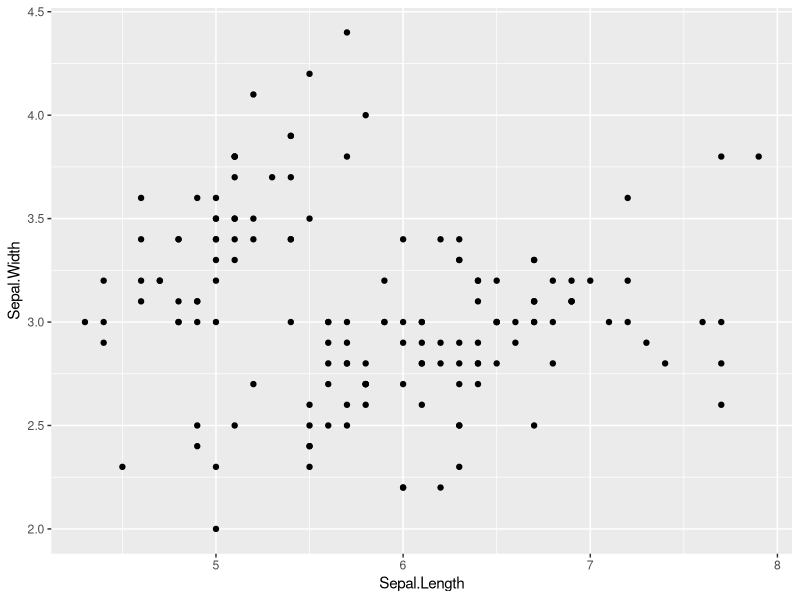
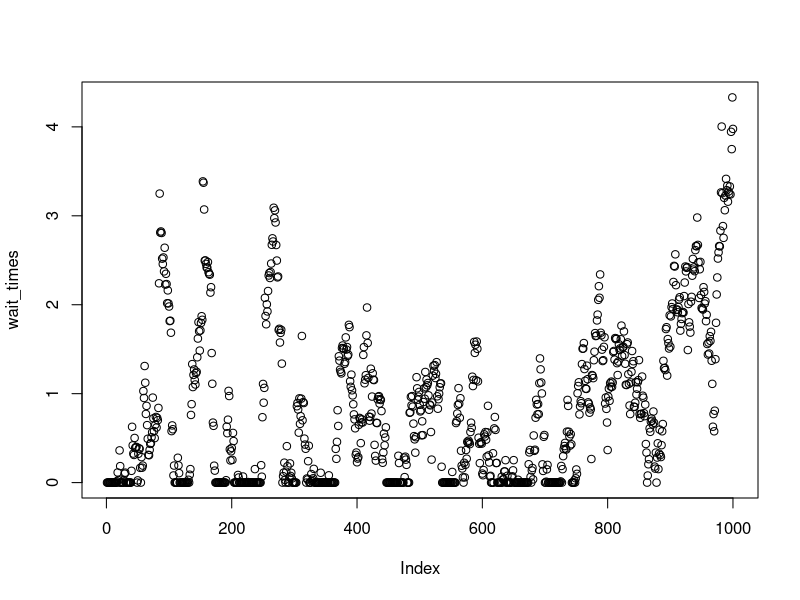
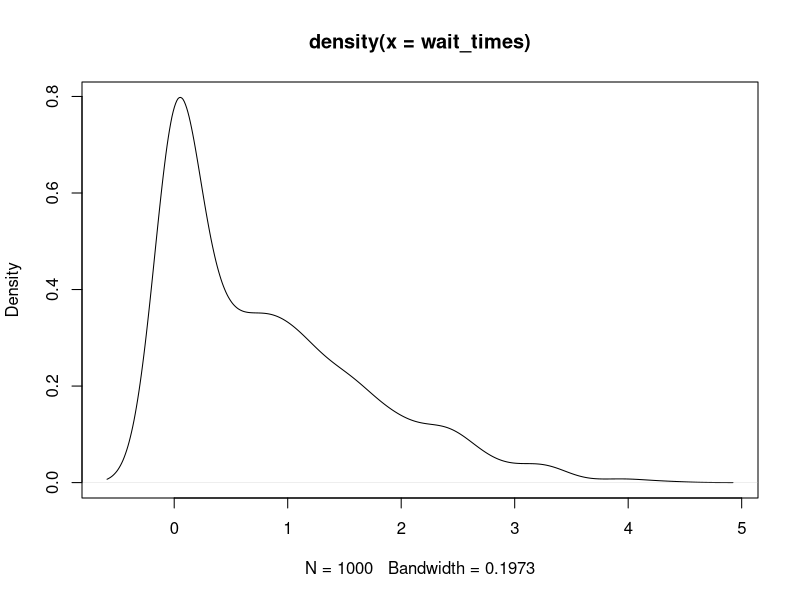
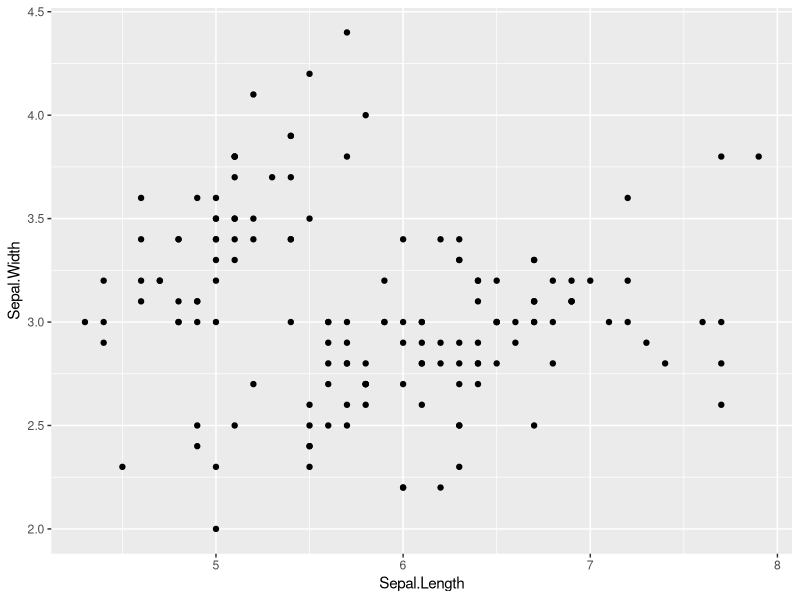

These charts were generated, in order, by the following R code:
print("Hi, I'm Bella")

library("ggplot2")
library("here")

plot1 <- ggplot(aes(x = Sepal.Length, y = Sepal.Width), 
                data = iris) +
  geom_point()
plot1

ggsave(here("figures/plot_1_b.png"))



### try out queuing (from arriving at the front of the queue) ###
# 4th process # 

library("stringr")

set.seed(4)


# passengers 

N_passenger <- 1000
lambda_passenger <- 5

passengers <- data.frame(Passenger.ID = paste0("C", str_pad(1:N_passenger, 6, pad = "0")),
                        Time.Arrival = cumsum(rexp(n = N_passenger, rate = lambda_passenger)),
                        Time.Desk.Start = numeric(N_passenger),
                        Time.Desk.End = numeric(N_passenger),
                        Desk.Handled = character(N_passenger) )


# Desks

N_desk <- 5
mu_desk <- pmax(0.5, rnorm(N_desk, mean = 1, sd = 0.2))
Desk.ID <- paste0("D", str_pad(1:N_desk, 2, pad = "0"))

desks <- list(N_desk = N_desk, 
              mu_desk = mu_desk,
              Desk.ID = Desk.ID)


# Function


queue <- function(passengers, desks){
  
  # Initialise variables
  
  # desks
  N_desk <- desks$N_desk 
  mu_desk <- desks$mu_desk
  Desk.ID <- desks$Desk.ID
  desk_times <- rep(0, times = N_desk)
  
  # passengers
  N_passenger <- dim(passengers)[1]
  
  
  for(i in 1:N_passenger){ #loop over all passengers
    
    next_arrival_time <- passengers$Time.Arrival[i]
    
    # if a desk is idle, update their tie
    desk_times <- pmax(desk_times, next_arrival_time)
    
    #decide which desk to send the passenger to
    next_free_desk <- which(desk_times == min(desk_times))[1] # works even when some desks have the same time, edit for E-Gates with conditions
    next_free_desk_time <- min(desk_times)
    
    # how long it takes to handle passenger
    handling_time <- rexp(1, mu_desk[next_free_desk])
    
    # update accordingly for passenger
    passengers$Time.Desk.Start[i] <- next_free_desk_time
    passengers$Time.Desk.End[i] <- next_free_desk_time + handling_time
    passengers$Desk.Handled[i] <- desks$Desk.ID[next_free_desk]
    
    # update desk 
    desk_times[next_free_desk] <- desk_times[next_free_desk] + handling_time
    
    
  }
  
  return(passengers)
  
}



passengers <- queue(passengers = passengers, desks = desks)


wait_times <- passengers$Time.Desk.Start - passengers$Time.Arrival

plot(wait_times)
plot(density(wait_times))
summary(wait_times)

tapply(X = wait_times, INDEX = passengers$Desk.Handled, FUN = summary)
